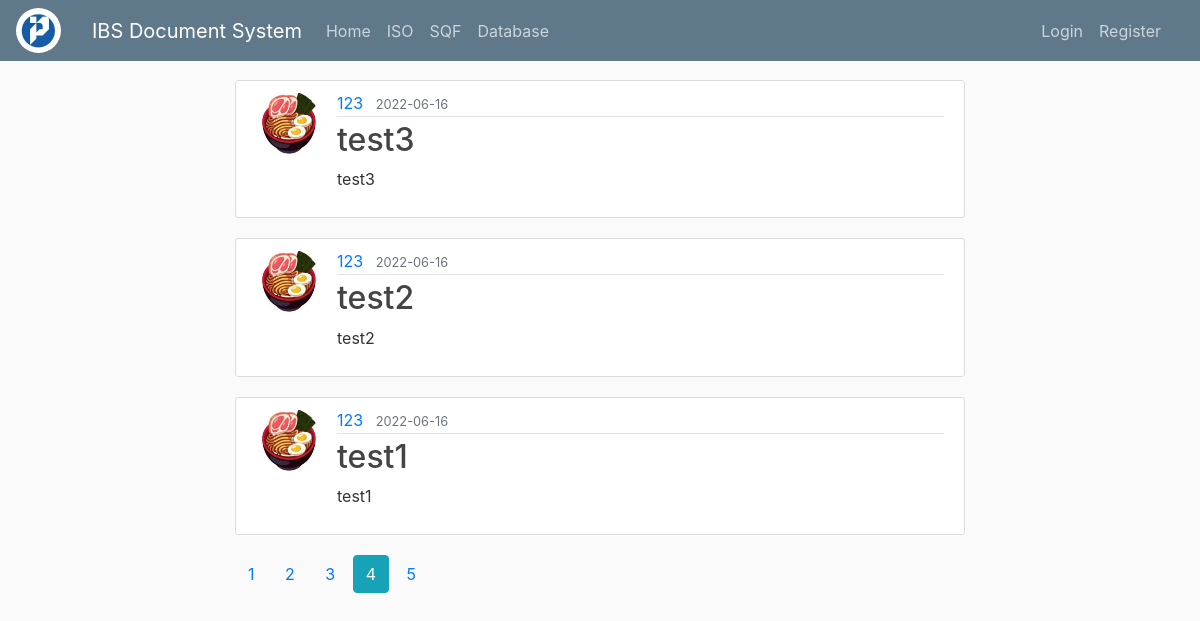
/home?page=4, run on the app's committed database.
### flaskblog/models.py (models this page shows, shortened)
class Post(db.Model):
    id = db.Column(db.Integer, primary_key=True)
    title = db.Column(db.String(100), nullable=False)
    date_posted = db.Column(db.DateTime, nullable=False, default=datetime.utcnow)
    content = db.Column(db.Text, nullable=False)
    user_id = db.Column(db.Integer, db.ForeignKey('user.id'), nullable=False)

class User(db.Model, UserMixin):
    id = db.Column(db.Integer, primary_key=True)
    username = db.Column(db.String(20), unique=True, nullable=False)
    email = db.Column(db.String(120), unique=True, nullable=False)
    image_file = db.Column(db.String(20), nullable=False, default='default.jpg')
    password = db.Column(db.String(60), nullable=False)
    posts = db.relationship('Post', backref='author', lazy=True)

### flaskblog/main/routes.py (the view)
@main.route("/")
@main.route("/home")
def home():
    page = request.args.get('page', 1, type=int)
    posts = Post.query.order_by(Post.date_posted.desc()).paginate(page=page, per_page=3)
    return render_template("home.html", posts=posts)

### flaskblog/templates/home.html (shortened to what this page needs)
{% extends "layout.html" %}
{%block content%}
    {% for post in posts.items %}
    <article class="media content-section">
    <img class="rounded-circle article-img" src="{{ url_for('static', filename='profile_pics/' + post.author.image_file) }}">
      <div class="media-body">
        <div class="article-metadata">
          <a class="mr-2" href="{{ url_for('users.user_posts', username=post.author.username) }}">{{ post.author.username }}</a>
          <small class="text-muted">{{ post.date_posted.strftime('%Y-%m-%d') }}</small>
        </div>
        <h2><a class="article-title" href="{{ url_for('posts.post', post_id=post.id) }}">{{ post.title }}</a></h2>
        <p class="article-content">{{ post.content }}</p>
      </div>
</article>
    {% endfor %}
    {% for page_num in posts.iter_pages() %}
        {%if page_num %}
            {%if posts.page == page_num %}
                <a class="btn btn-info mb-4" href="{{ url_for('main.home', page=page_num) }}">{{ page_num }}</a>
            {% else %}
                <a class="btn mb-4" href="{{ url_for('main.home', page=page_num) }}">{{ page_num }}</a>
            {% endif %}
        {% endif %}
    {% endfor %}
{% endblock content %}

### flaskblog/static/main.css (style rules this page uses)
body { background: #fafafa; color: #333333; margin-top: 5rem; }
h1, h2, h3, h4, h5, h6 { color: #444444; }
.content-section { background: #ffffff; padding: 10px 20px; border: 1px solid #dddddd; border-radius: 3px; margin-bottom: 20px; }
.article-title { color: #444444; }
.article-content { white-space: pre-line; }
.article-img { height: 65px; width: 65px; margin-right: 16px; }
.article-metadata { padding-bottom: 1px; margin-bottom: 4px; border-bottom: 1px solid #e3e3e3 }

### data on the page
Post: image_file (picture), author.username "123", date_posted "2022-06-16", title "test3", content "test3"
Post: image_file (picture), author.username "123", date_posted "2022-06-16", title "test2", content "test2"
Post: image_file (picture), author.username "123", date_posted "2022-06-16", title "test1", content "test1"

### other printed values
{{ page_num }} "1" "2" "3" "5"
{{ page_num }} "4"
